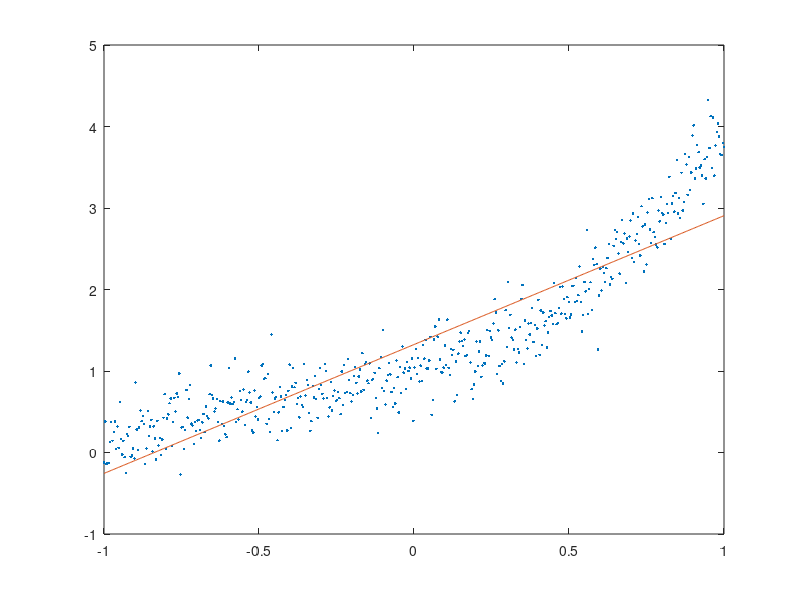

This chart was generated by the following MATLAB code:
clc
clear
close all

load('test_lsq.mat')
x = x;
y = ynoisy;

% x = [300 400 500 600 700 800 900 1000];
% y = [1.0045 1.0134 1.0296 1.0507 1.0743 1.0984 1.1212 1.1410];


size = length(x);

%eq 4.151
a1 = size;
b1 = 0; %set up
c1 = 0;
for i=1:size
    
    b1 = b1+x(i);
    c1 = c1+y(i);
    
end

%eq 4.152
a2 = 0;
b2 = 0;
c2 = 0;
for i=1:size
    
    a2 = a2+x(i);
    b2 = b2+x(i)^2;
    c2 = c2+(x(i)*y(i));
    
end

%set up matrix for eval
A = zeros(2);
B = zeros(2,1);

A(1,1) = a1;
A(1,2) = b1;
A(2,1) = a2;
A(2,2) = b2;

B(1) = c1;
B(2) = c2;

%solve matrix
sol = A\B

%fit equation
p = [sol(2) sol(1)];

fy = polyval(p,x);

plot(x,y,'.',x,fy)





